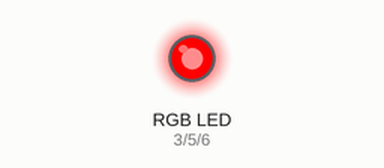
This sketch was run on a simulated Arduino Uno, built with avr-gcc and run on an emulated ATmega328P. On the bench: an RGB LED mixed from three pins (HIGH = lit).

Above: at 0.05 s.
At 2.25 s:
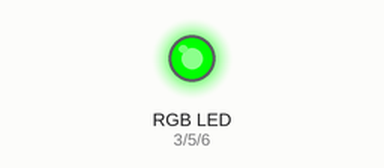
At 4.5 s:
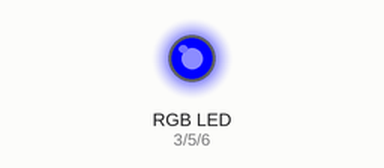
At 6.75 s:
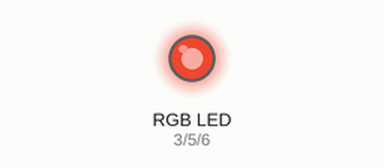
At 9.0 s:
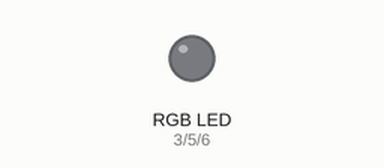
Timing chart, 0 to 11.7 s (numbered marks = the images above):
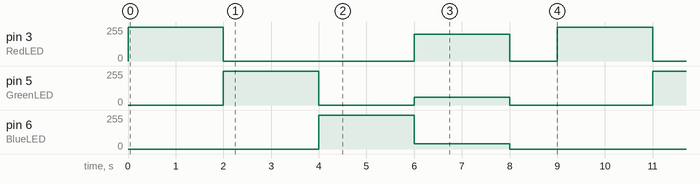

Measured:
- by itself, pin 3 (RedLED): repeats every 9.0 s: 0/255 4.0 s, 200/255 2.0 s, 0/255 1.0 s, 255/255 2.0 s
- by itself, pin 5 (GreenLED): repeats every 9.0 s: 0/255 2.0 s, 60/255 2.0 s, 0/255 3.0 s, 255/255 2.0 s
- by itself, pin 6 (BlueLED): repeats every 9.0 s: 40/255 2.0 s, 0/255 5.0 s, 255/255 2.0 s

The sketch:

Demo_RGB_LED.ino
```cpp
// pins for RGB LED
int RedLED = 3;                   // the PWM pin the red LED is attached to
int GreenLED = 5;                 // the PWM pin the green LED is attached to
int BlueLED = 6;                  // the PWM pin the blue LED is attached to

void setup() {

  // pins for RGB LED
  pinMode(RedLED, OUTPUT);
  pinMode(GreenLED, OUTPUT);
  pinMode(BlueLED, OUTPUT);

}

void loop()
{


   // display 0000red
  analogWrite(RedLED, 255);
  analogWrite(GreenLED, 0);
  analogWrite(BlueLED, 0);
  delay(2000);
  // display green
  analogWrite(RedLED, 0);
  analogWrite(GreenLED, 255);
  analogWrite(BlueLED, 0);
  delay(2000);
  // display blue
  analogWrite(RedLED, 0);
  analogWrite(GreenLED, 0);
  analogWrite(BlueLED, 255);
  delay(2000);
  // display my custom color
  analogWrite(RedLED, 200);
  analogWrite(GreenLED, 60);
  analogWrite(BlueLED, 40);
  delay(2000);
  // turn off all LEDs
  analogWrite(RedLED, 0);
  analogWrite(GreenLED, 0);
  analogWrite(BlueLED, 0);
  delay(1000);

}


void DisplayRed()
{
  // red
  analogWrite(RedLED, 255);
  analogWrite(GreenLED, 0);
  analogWrite(BlueLED, 0);
}

void DisplayYellow()
{
  // yellow
  analogWrite(RedLED, 255);
  analogWrite(GreenLED, 40);
  analogWrite(BlueLED, 0);
}

void DisplayGreen()
{
  // green
  analogWrite(RedLED, 0);
  analogWrite(GreenLED, 155);
  analogWrite(BlueLED, 0);
}
```
